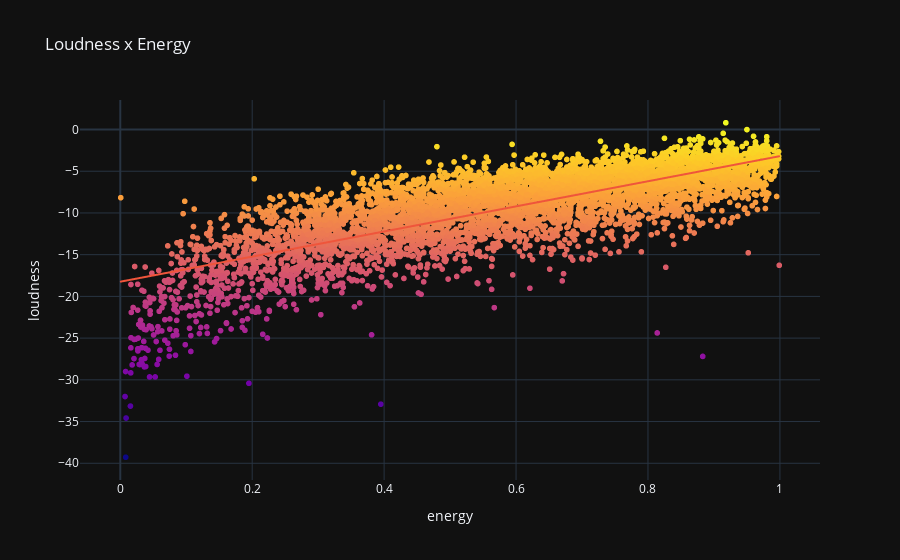

The code cell stored with this chart in its notebook:
### Code cell
fig = px.scatter(tracks_df.sample(n=5000), x="energy", y="loudness", color="loudness", trendline="ols", title="Loudness x Energy")
fig.update_coloraxes(showscale=False)
iplot(fig)

### Figure 1 — Plotly figure (JSON) as saved in the notebook; plotly's stock layout.template omitted (floating-point values rounded to 4 significant figures; data arrays with more than 128 entries replaced by an {"elided": "..."} marker saying what was removed)
{"data": [{"hovertemplate": "energy=%{x}<br>loudness=%{marker.color}<extra></extra>", "legendgroup": "", "marker": {"color": {"elided": "5000 float values"}, "coloraxis": "coloraxis", "symbol": "circle"}, "mode": "markers", "name": "", "showlegend": false, "type": "scattergl", "x": {"elided": "5000 float values"}, "xaxis": "x", "y": {"elided": "5000 float values"}, "yaxis": "y"}, {"hovertemplate": "<b>OLS trendline</b><br>loudness = 15.0485 * energy + -18.24<br>R<sup>2</sup>=0.589321<br><br>energy=%{x}<br>loudness=%{y} <b>(trend)</b><extra></extra>", "legendgroup": "", "marker": {"symbol": "circle"}, "mode": "lines", "name": "", "showlegend": false, "type": "scattergl", "x": {"elided": "5000 float values"}, "xaxis": "x", "y": {"elided": "5000 float values"}, "yaxis": "y"}], "layout": {"coloraxis": {"colorbar": {"title": {"text": "loudness"}}, "colorscale": [[0, "#0d0887"], [0.1111, "#46039f"], [0.2222, "#7201a8"], [0.3333, "#9c179e"], [0.4444, "#bd3786"], [0.5556, "#d8576b"], [0.6667, "#ed7953"], [0.7778, "#fb9f3a"], [0.8889, "#fdca26"], [1, "#f0f921"]], "showscale": false}, "legend": {"tracegroupgap": 0}, "title": {"text": "Loudness x Energy"}, "xaxis": {"anchor": "y", "domain": [0, 1], "title": {"text": "energy"}}, "yaxis": {"anchor": "x", "domain": [0, 1], "title": {"text": "loudness"}}}}
